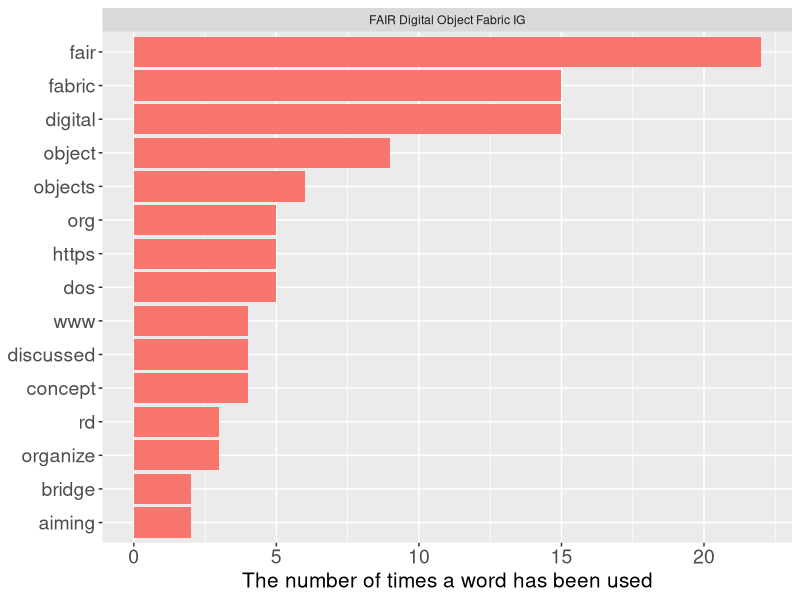
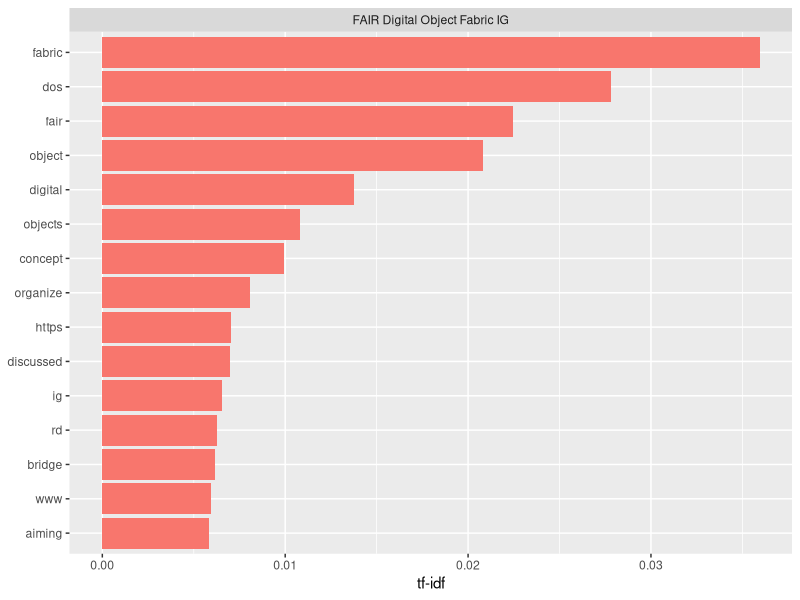

Write the R code that produced these figures, in order.
library(tidyverse)
library(tidytext)


# Prepare the data --------------------------------------------------------



setwd("D:/Documents/LDP/Productivity and Reproducibility/Git/RDA_FF_mapping/RDA_Mapping_R_Data/RDA_Mapping_R_Data_input")# set text as tibble
groups <- read.csv("RDA_Groups_R_V1_20220930.csv", header = T) %>% select(-Charter, - URL)

glimpse(groups)

# Tokenization and data tidying
group_words <- groups %>%  
  unnest_tokens(Text, words) %>% 
  count(Group, Text, sort = TRUE)

# Frequency
total_words <- group_words %>% 
  group_by(Group) %>% 
  summarize(total = sum(n))

group_words <- left_join(group_words, total_words)

book_tf_idf <- group_words %>%
  bind_tf_idf(Text, Group, n)



# delete words with tf-idf near zero = words that occur in many of the groups
book_tf_idf1 <- book_tf_idf %>%
  select(-total) %>%
  arrange(desc(tf_idf))

book_tf_idf1 <- book_tf_idf1 %>% filter(tf_idf > 0.001) %>% select(-tf, -idf)

book_tf_idf2 <- book_tf_idf1 %>% arrange(Group, tf_idf) %>%
  group_by(Group) %>% top_n(10)

# write.csv(book_tf_idf2, "RDA_Groups_top5_words_Input1_V1.csv")



# Topics-Group merging ----------------------------------------------------


topics <- read.csv("RDA_Topics_R_V1_20220930.csv", header = T)

setwd("C:/Users/fsdha/Desktop/RDA_Mapping_R_analysis/RDA_Mapping_R_Data/RDA_Mapping_R_Data_output")
group2 <- read.csv("RDA_Groups_top5_words_Input1_V1.csv", header = T)

glimpse(topics)
glimpse(group2)

merge_1 <- inner_join(topics, group2, by = c("Keyword1" = "Text"))
merge_2 <- inner_join(topics, group2, by = c("Keyword2" = "Text"))

final_merge <- bind_rows(merge_1, merge_2) %>% unique() %>% select(FF_TOPIC,
                                                                   Group,
                                                                   Keyword1,
                                                                   Keyword2) %>% 
  drop_na()

glimpse(final_merge)

not_matching <- anti_join(topics, final_merge, by = "FF_TOPIC")

# write.csv(final_merge, "matching.csv")
# write.csv(not_matching, "not_matching.csv")


unmatched_groups <- anti_join(group2, final_merge, by = "Group")

# write.csv(unmatched_groups, "unmatched_groups.csv")

# Some examples - with graphs ---------------------------------------------


example1 <- book_tf_idf1 %>% filter(Group == "FAIR Digital Object Fabric IG")
example1 <- example1 %>% filter(Text != "ig")
example1 <- example1 %>% filter(tf_idf > 0)
# view(example1)

example2 <- book_tf_idf1 %>% filter(Group == "FAIR Digital Object Fabric IG")
example2 <- example2 %>% filter(tf_idf > 0)
# view(example2)

# Plot the words
example1 %>%
  group_by(Group) %>%
  slice_max(tf_idf, n = 15) %>%
  ungroup() %>%
  ggplot(aes(n, fct_reorder(Text, n), fill = Group)) +
  geom_col(show.legend = FALSE) +
  facet_wrap(~Group, ncol = 2, scales = "free") +
  labs(x = "The number of times a word has been used", y = NULL)+
  theme(axis.text = element_text(size =14),
        axis.title = element_text(size = 15))


example2 %>%
  group_by(Group) %>%
  slice_max(tf_idf, n = 15) %>%
  ungroup() %>%
  ggplot(aes(tf_idf, fct_reorder(Text, tf_idf), fill = Group)) +
  geom_col(show.legend = FALSE) +
  facet_wrap(~Group, ncol = 2, scales = "free") +
  labs(x = "tf-idf", y = NULL)
